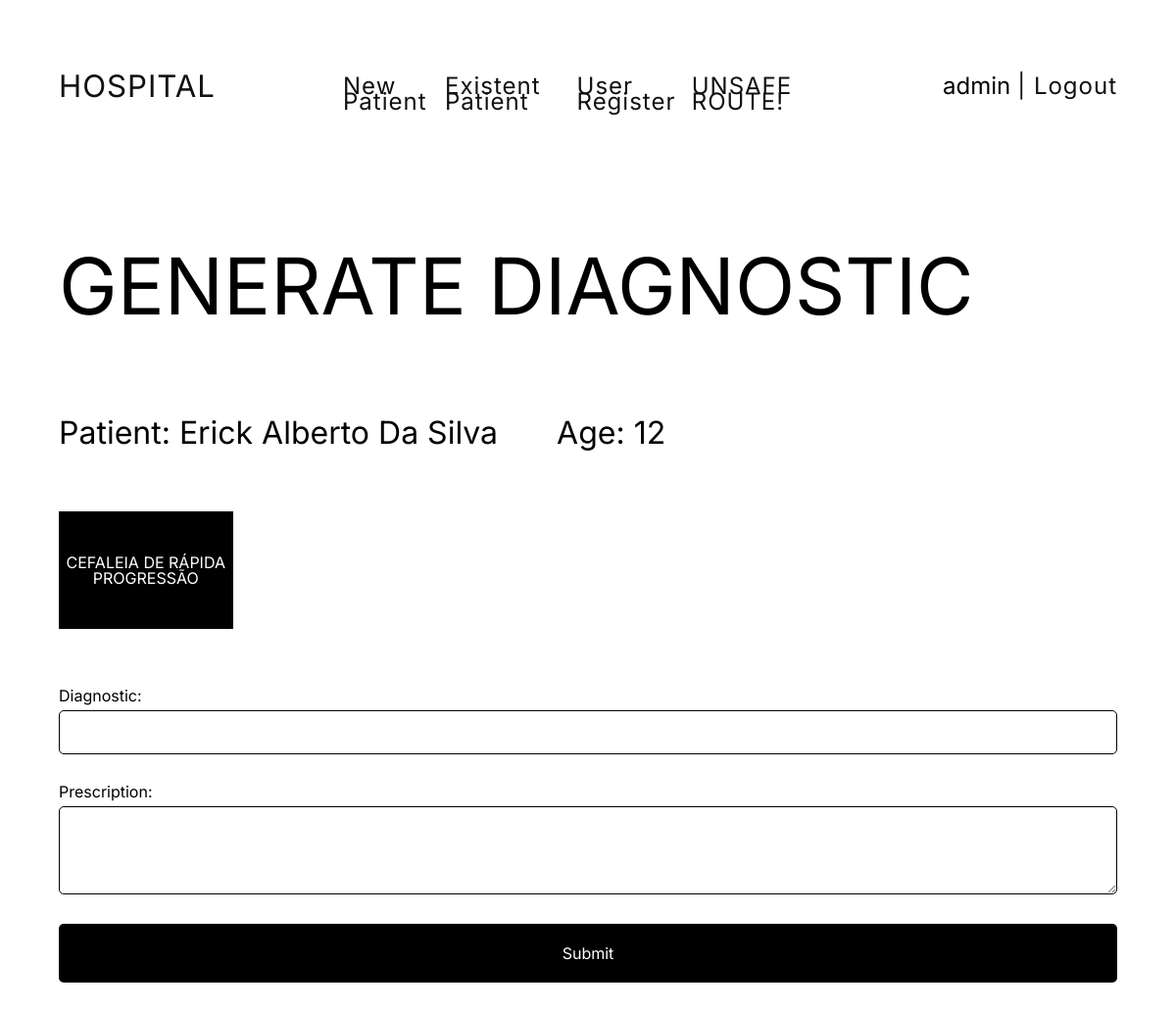
Page /protected/screening/generate-diagnostic/22/ (signed in) on the committed database.
### users/models.py (models this page shows, shortened)
class HospitalUser(AbstractUser):
    is_attendant = models.BooleanField(default=False)
    is_nurse = models.BooleanField(default=False)
    is_medic = models.BooleanField(default=False)

### screening/models.py (models this page shows, shortened)
class Patient(models.Model):
    name = models.CharField(max_length=50)
    age = models.PositiveIntegerField(default=0)
    cpf = models.CharField(max_length=15)
    address = models.CharField(max_length=200)
    phone = models.CharField(max_length=20)
    is_active = models.BooleanField(default=True)
    was_attended = models.BooleanField(default=False)
    create_date = models.DateTimeField(default=datetime.now)
    active_date = models.DateTimeField(default=datetime.now)
    priority = models.IntegerField(default=0)
    def get_symptoms(self):
        symptoms = []
        symptoms_patient = SymptomPatient.objects.filter(patient=self)
        for relation in symptoms_patient:
            symptoms.append(relation.symptom)
        return symptoms

class Symptom(models.Model):
    name = models.CharField(max_length=200)
    priority = models.IntegerField(default=0)
    create_date = models.DateTimeField(default=datetime.now)
    def __str__(self):
        return f'{self.name}'

### screening/views.py (the view, shortened to what this page needs)
# urls.py: path('generate-diagnostic/<int:pk>/', views.GenerateDiagnosticView.as_view(), name='generate-diagnostic'),
class GenerateDiagnosticView(View):
    def get(self, request, pk):
        patient = Patient.objects.get(pk=pk)
        symptoms = patient.get_symptoms()
        context = {'patient': patient, 'symptoms': symptoms}
        return render(request, 'screening/generate-diagnostic.html', context)

### screening/templates/screening/generate-diagnostic.html (shortened to what this page needs)
{% extends './base.html' %}
{% load static %}
{% block content %}
    <h1 class="title">Generate Diagnostic</h1>
    <div class="flex-flow">
        <p class="subtitle">Patient: {{ patient.name }}</p>
        <p class="subtitle">Age: {{ patient.age }}</p>
    </div>
    <ul class="symptoms-grid">
        {% for symptom in symptoms %}
             <li class="symptom-box cursor-normal">{{ symptom }}</li>
        {% endfor %}
    </ul>
    <form action="{% url 'generate-diagnostic' pk=patient.pk %}" method="post">
        <label for="comorbidity">Diagnostic:</label>
        <input class="input-hospital" type="text" name="comorbidity" id="comorbidity">
        <label for="prescription">Prescription:</label>
        <textarea class="input-hospital" name="prescription" id="prescription"></textarea>
        <button class="button-black" type="submit">Submit</button>
    </form>
{% endblock %}

### screening/templates/screening/base.html (shortened to what this page needs)
<!DOCTYPE html>
{% load static %}
<html lang="en">
<head>
    <link rel="stylesheet" href="{% static 'css/reset.css' %}">
    <link rel="stylesheet" href="{% static 'css/symptoms-list.css' %}">
    <link rel="stylesheet" href="{% static 'css/style.css' %}">
</head>
<body>
<div class="container-hospital">
    <header>
        <nav>
            <ul class="grid-header">
                <li class="grid-item um"><a class="link-hospital {% if request.resolver_match.url_name == 'index' %}active{% endif %}" href="{% url 'index' %}">HOSPITAL</a></li>
                <ul class="grid-item dois">
                    <li><a class="link-hospital {% if request.resolver_match.url_name == 'create-patient' %}active{% endif %}" href="{% url 'create-patient' %}">New Patient</a></li>
                    <li><a class="link-hospital {% if request.resolver_match.url_name == 'add-existent-patient' %}active{% endif %}" href="{% url 'add-existent-patient' %}">Existent Patient</a></li>
                    <li><a class="link-hospital {% if request.resolver_match.url_name == 'register-user' %}active{% endif %}" href="{% url 'register-user' %}">User Register</a></li>
                    <li><a class="link-hospital {% if request.resolver_match.url_name == 'unsafe-view' %}active{% endif %}" href="{% url 'unsafe-view' %}">UNSAFE ROUTE!</a></li>
                </ul>
                <ul class="grid-item tres">
                    <li class="nome" style="padding-right: 7px">{{ user.username }}</li>
                    <li><a class="link-hospital" href="{% url 'logout' %}"> | Logout</a></li>
                </ul>
            </ul>
        </nav>
    </header>
    {% block content %} {% endblock %}
</div>
</body>
</html>

### screening/static/css/symptoms-list.css (style rules this page uses)
.symptoms-grid { margin: 60px 0; display: grid; grid-template-columns: repeat(6, 1fr); grid-gap: 3px; }
.symptom-box { height: 120px; padding: 7px; text-align: center; color: white; font-weight: 400; text-transform: uppercase; background: #000; display: flex; align-items: center; justify-content: center; box-sizing: border-box; cursor: pointer; transition: background .3s; }

### screening/static/css/style.css (style rules this page uses)
body { font-family: 'Inter', sans-serif; font-style: normal; font-weight: 400; font-size: 16px; line-height: 16px; }
.container-hospital { padding: 60px; background: #fff; margin: 0; }
button { background: white; border: none; }
label { display: block; font-weight: normal; }
.title { padding: 60px 0; font-style: normal; font-weight: 400; font-size: 5rem; line-height: 5rem; text-transform: uppercase; }
.subtitle { font-style: normal; font-weight: 400; font-size: 2rem; line-height: 2.5rem; text-transform: capitalize; padding: 30px 60px 0 0; }
.flex-flow { display: flex; }
.button-black { font-size: 16px; width: 100%; cursor: pointer; color: white; background: #000000; border-radius: 5px; outline-offset: 4px; padding: 20px 30px; text-align: center; transition: background .3s; font-family: 'Inter', sans-serif; }
.input-hospital { font-family: 'Inter', sans-serif; font-size: 16px; line-height: 24px; display: block; width: 100%; height: 45px; padding: 7px 7px; margin: 7px 0 30px 0; box-sizing: border-box; border: 1px solid #000; border-radius: 5px; transition: border .3s; }
textarea.input-hospital { height: 90px; }
.cursor-normal { cursor: default; }
.grid-header { display: grid; grid-template-columns: 1fr 2fr 1fr; padding-bottom: 60px; font-size: 24px; }
.grid-item { display:flex; }
.grid-item.um { justify-content: start; padding: 20px; padding-left: 0; font-size: 1.3em; color:#111; }
.grid-item.dois { justify-content: space-between; padding: 20px; }
.grid-item.tres { padding: 20px; padding-right: 0; margin-left: auto; }
.link-hospital { color: #111; letter-spacing:1px; text-decoration: none; }
a { text-decoration: none; }

### rows in the picture
HospitalUser: username "admin"
Patient: name "Erick Alberto Da Silva", age "12"
Symptom: name "CEFALEIA DE RÁPIDA PROGRESSÃO"
